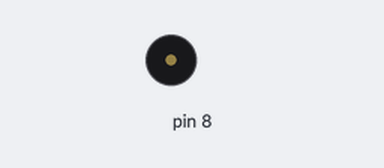
Bench run of a sketch on a simulated Arduino Uno, built with avr-gcc and run on an emulated ATmega328P. Shown: buzzer (waves = sounding).

Above: at 2.4 s.
At 6.6 s:
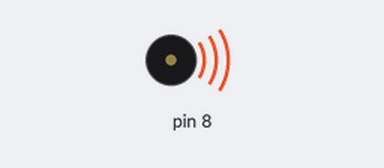
Timing chart, 0 to 6.9 s (numbered marks = the images above):
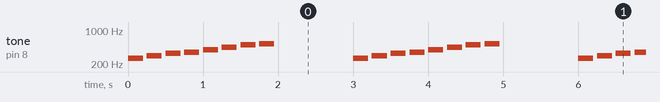

The sketch:

melody.ino
```cpp
// the buzzer template's melody: tone(pin, f, 200) then 250 ms per note
int notes[] = {262, 294, 330, 349, 392, 440, 494, 523};
void setup() {}
void loop() {
  for (int i = 0; i < 8; i++) { tone(8, notes[i], 200); delay(250); }
  noTone(8);
  delay(1000);
}
```

Measured:
- by itself, tone on pin 8: repeats every 3.0 s: silent 0.05 s, 294 Hz 0.20 s, silent 0.05 s, 330 Hz 0.20 s, silent 0.05 s, 349 Hz 0.20 s, silent 0.05 s, 392 Hz 0.20 s, silent 0.05 s, 440 Hz 0.20 s, silent 0.05 s, 494 Hz 0.20 s, silent 0.05 s, 523 Hz 0.20 s, silent 1.1 s, 262 Hz 0.20 s
